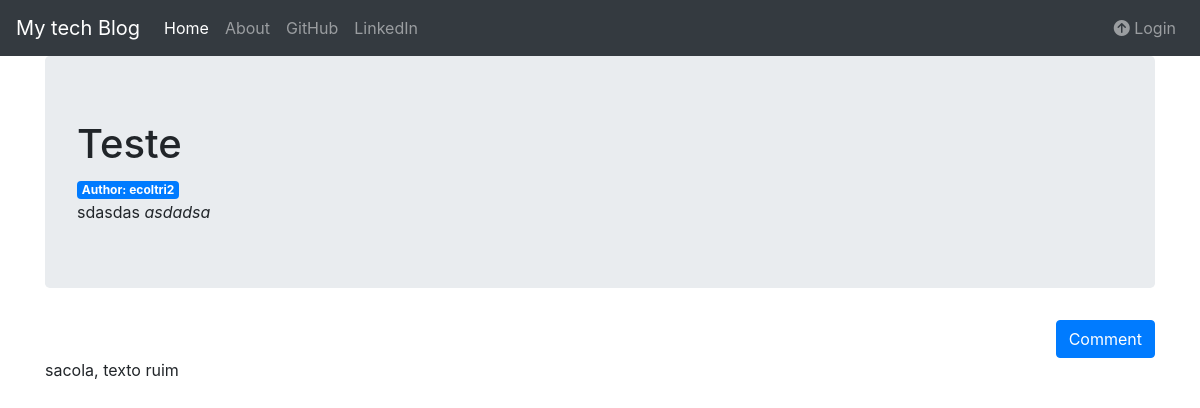
Page /detail/1 on the earlier database version.
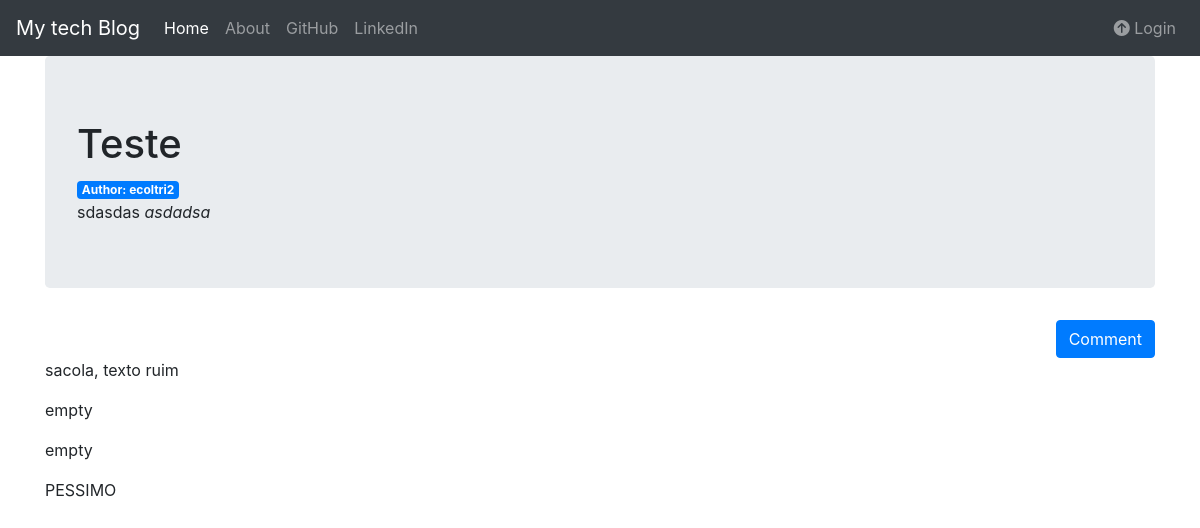
Same page on the later database version.
### posters/models.py (models this page shows)
class Comment(models.Model):
    post = models.ForeignKey(Post, on_delete=models.CASCADE,related_name="comments")
    author = models.CharField(max_length=50)
    published_date = models.DateField(auto_now=True)
    body_text = models.TextField(max_length=250,default="empty")

### posters/views.py (the view)
# urls.py: path("detail/<int:id>", views.PostDetailView.as_view(), name="detail"),
class PostDetailView(DetailView):
    slug_field = 'id'
    slug_url_kwarg = 'id'
    context_object_name = 'post'
    model = models.Post
    def get_context_data(self, **kwargs):
        context = super().get_context_data(**kwargs)
        context["actual_page"] = context["post"].title
        return context

### posters/templates/posters/post_detail.html
{%extends './base.html'%}
{%block body_block%}
<div class="jumbotron">
    <h1>{{post.title}}</h1>
    <div class="badge badge-primary text-wrap">Author: {{post.author}}</div>
    <div class="text-nowrap text-break" id="content">{{post.body}}</div>
</div>
{%if not user.is_authenticated%}
<div class="flex-row-reverse">
    <div>
        <a class='btn btn-primary' href="{%url 'posters:new_comment' id=post.id%}">Comment</a>
    </div>
</div>
{%endif%}
{%for comment in post.comments.all%}
<p>{{comment.body_text}}</p>
{%endfor%}
{%endblock%}

Differences in the rows shown:
added Comment: body_text "empty"
added Comment: body_text "empty"
added Comment: body_text "PESSIMO"
